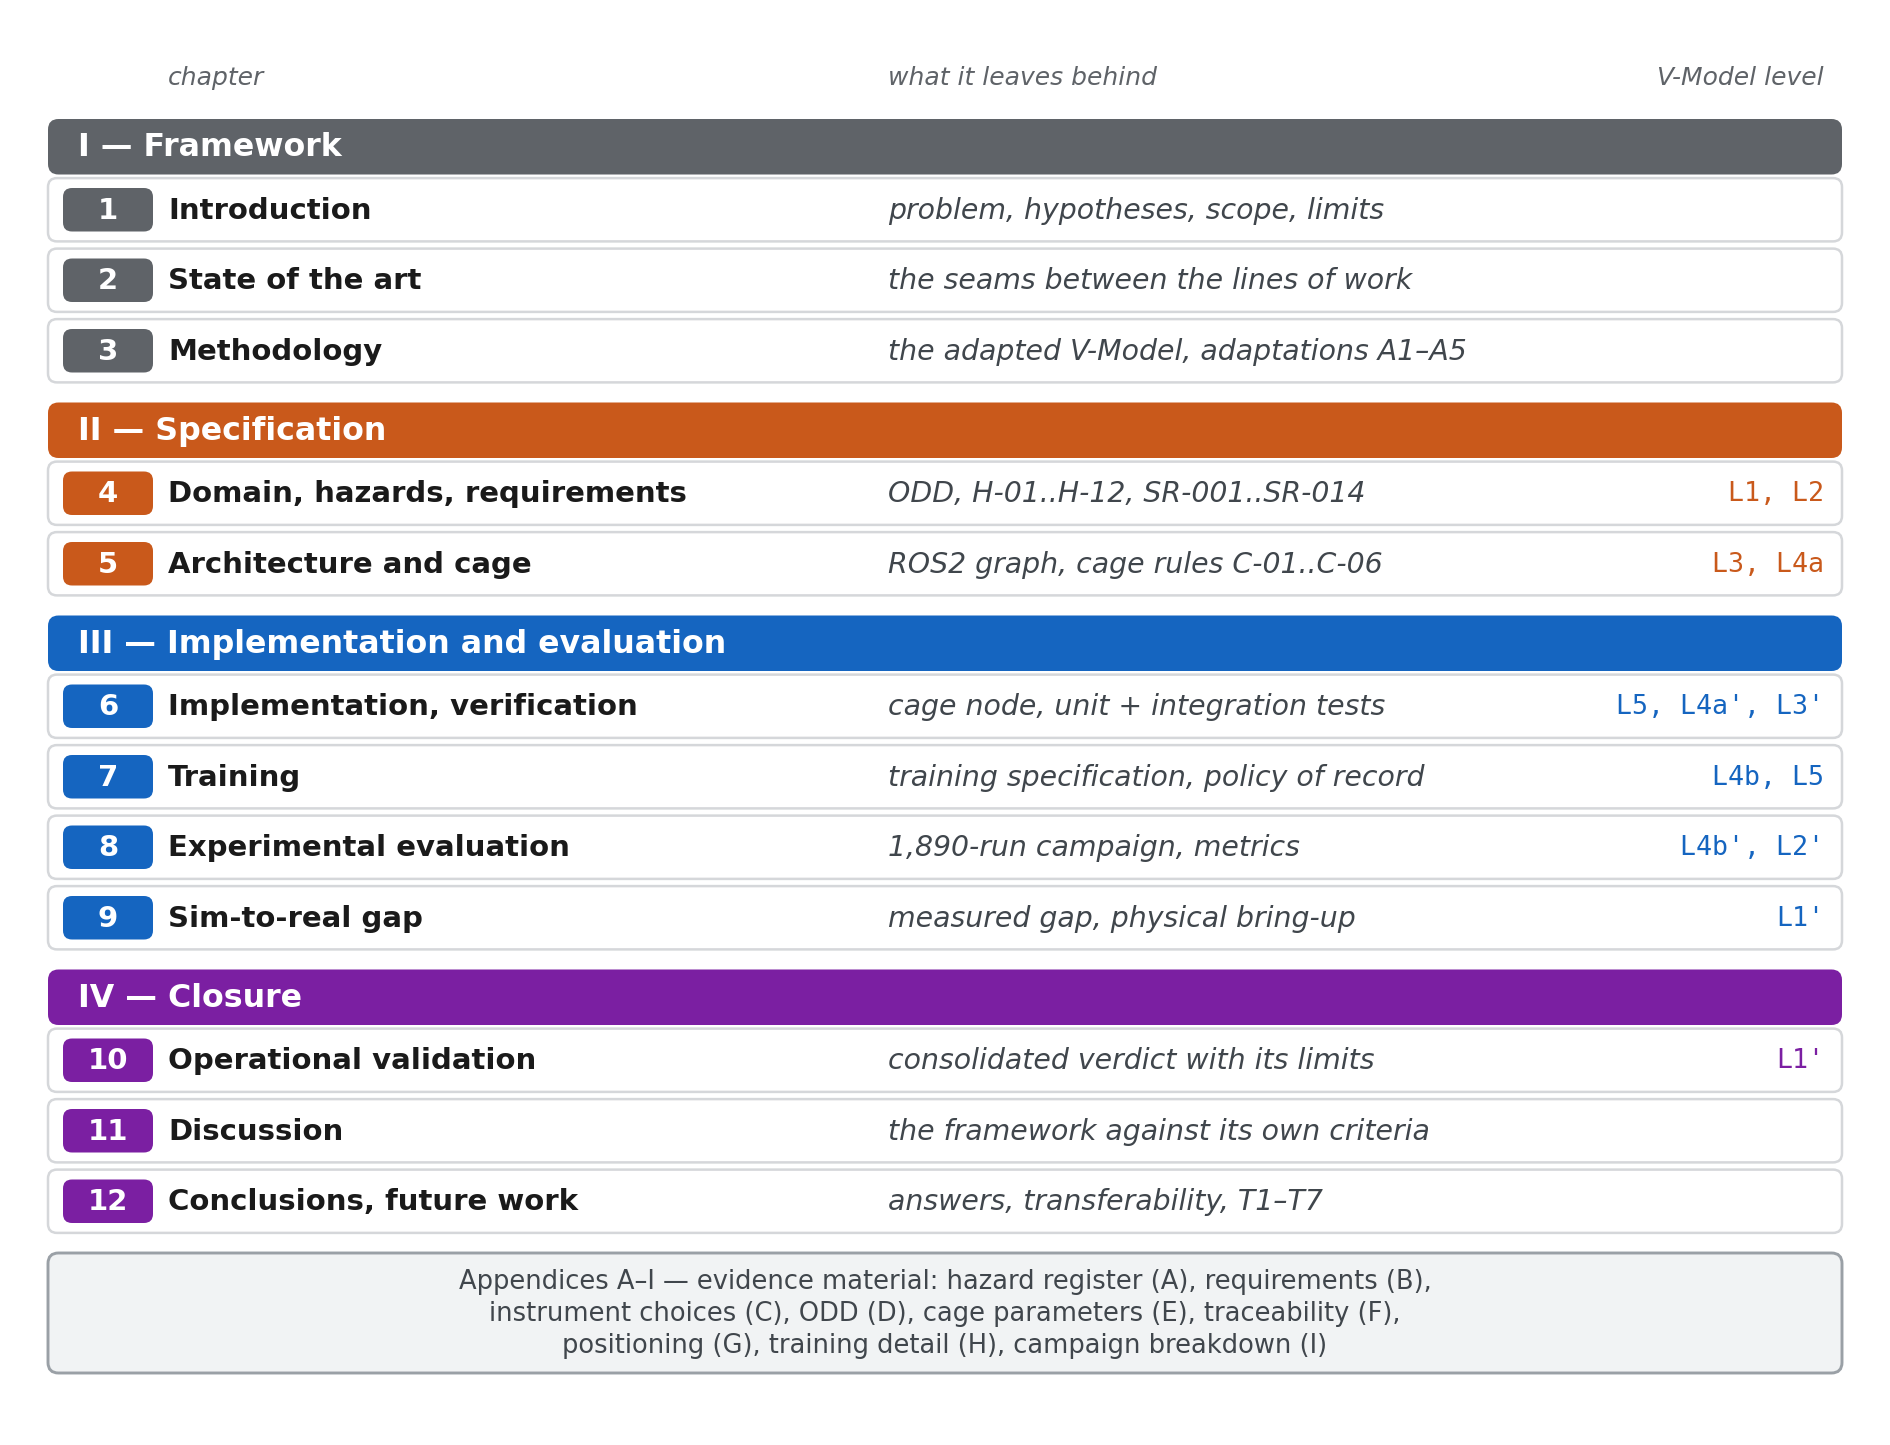

Recreate this plot in Python.
"""
Figure 1.2 -- Reading map of the document / Mapa de lectura del documento.

Source script for the figure referenced at the close of section 1.7 of
chapter 1. It answers the navigation question -- which chapter answers
what, and what does it leave behind -- and is deliberately NOT a second
copy of the V-Model mapping: the formal correspondence
level -> artefact -> chapter lives in Table 3.3, and the caption of this
figure points there.

The manuscript of record is Spanish (manuscript/draft_v5); the English
rendering (manuscript/draft_v5_en, manuscript/latex_psithesis) uses the
same layout with the English table. Both are rendered by default.

The four block colours are the ones Figure 3.3 uses for the same roles,
so that a reader who has seen the adapted V recognises them: grey for
the framework itself, orange for the specification branch, blue for
implementation and evaluation, purple for the closure.

The figure is drawn at its final printed size (6.1 in wide, i.e. the
\\widefigurewidth of the PSIThesis layout), so the font sizes below are
the point sizes that reach the page.

Run:
    python fig_1_2_document_roadmap.py          # both languages
    python fig_1_2_document_roadmap.py es       # Spanish only

Produces:
    fig_1_2_document_roadmap.png      (English)
    fig_1_2_document_roadmap_es.png   (Spanish)
"""

import sys
from pathlib import Path

import matplotlib.pyplot as plt
from matplotlib.patches import FancyBboxPatch

HERE = Path(__file__).resolve().parent
OUT = {
    "en": HERE / "fig_1_2_document_roadmap.png",
    "es": HERE / "fig_1_2_document_roadmap_es.png",
}

EN = "–"   # en dash
EM = "—"   # em dash

# (block colour, block label, [(chapter, title, what it leaves behind, V level)])
BLOCKS = {
    "en": [
        (
            "#5F6368",
            "I " + EM + " Framework",
            [
                ("1", "Introduction", "problem, hypotheses, scope, limits", ""),
                ("2", "State of the art", "the seams between the lines of work", ""),
                ("3", "Methodology", "the adapted V-Model, adaptations A1" + EN + "A5", ""),
            ],
        ),
        (
            "#C9591B",
            "II " + EM + " Specification",
            [
                ("4", "Domain, hazards, requirements", "ODD, H-01..H-12, SR-001..SR-014", "L1, L2"),
                ("5", "Architecture and cage", "ROS2 graph, cage rules C-01..C-06", "L3, L4a"),
            ],
        ),
        (
            "#1565C0",
            "III " + EM + " Implementation and evaluation",
            [
                ("6", "Implementation, verification", "cage node, unit + integration tests", "L5, L4a', L3'"),
                ("7", "Training", "training specification, policy of record", "L4b, L5"),
                ("8", "Experimental evaluation", "1,890-run campaign, metrics", "L4b', L2'"),
                ("9", "Sim-to-real gap", "measured gap, physical bring-up", "L1'"),
            ],
        ),
        (
            "#7B1FA2",
            "IV " + EM + " Closure",
            [
                ("10", "Operational validation", "consolidated verdict with its limits", "L1'"),
                ("11", "Discussion", "the framework against its own criteria", ""),
                ("12", "Conclusions, future work", "answers, transferability, T1" + EN + "T7", ""),
            ],
        ),
    ],
    "es": [
        (
            "#5F6368",
            "I " + EM + " Marco",
            [
                ("1", "Introducción", "problema, hipótesis, alcance, límites", ""),
                ("2", "Estado del arte", "las costuras entre líneas de trabajo", ""),
                ("3", "Metodología", "el V-Model adaptado, adaptaciones A1" + EN + "A5", ""),
            ],
        ),
        (
            "#C9591B",
            "II " + EM + " Especificación",
            [
                ("4", "Dominio, peligros, requisitos", "ODD, H-01..H-12, SR-001..SR-014", "L1, L2"),
                ("5", "Arquitectura y cage", "grafo ROS2, reglas C-01..C-06", "L3, L4a"),
            ],
        ),
        (
            "#1565C0",
            "III " + EM + " Implementación y evaluación",
            [
                ("6", "Implementación, verificación", "nodo cage, tests unit. + integración", "L5, L4a', L3'"),
                ("7", "Entrenamiento", "spec de entrenamiento, policy de registro", "L4b, L5"),
                ("8", "Evaluación experimental", "campaña de 1.890 corridas, métricas", "L4b', L2'"),
                ("9", "Gap sim-to-real", "gap medido, puesta en marcha física", "L1'"),
            ],
        ),
        (
            "#7B1FA2",
            "IV " + EM + " Cierre",
            [
                ("10", "Validación operacional", "veredicto consolidado con sus límites", "L1'"),
                ("11", "Discusión", "el marco frente a sus propios criterios", ""),
                ("12", "Conclusiones, trabajo futuro", "respuestas, transferibilidad, T1" + EN + "T7", ""),
            ],
        ),
    ],
}

LABELS = {
    "en": {
        "chapter": "chapter",
        "leaves": "what it leaves behind",
        "level": "V-Model level",
        "appendix": (
            "Appendices A" + EN + "I " + EM + " evidence material: hazard register (A), requirements (B),\n"
            "instrument choices (C), ODD (D), cage parameters (E), traceability (F),\n"
            "positioning (G), training detail (H), campaign breakdown (I)"
        ),
    },
    "es": {
        "chapter": "capítulo",
        "leaves": "qué deja",
        "level": "nivel del V-Model",
        "appendix": (
            "Anexos A" + EN + "I " + EM + " material de evidencia: registro de peligros (A), requisitos (B),\n"
            "elecciones de instrumento (C), ODD (D), parámetros de la cage (E), trazabilidad (F),\n"
            "posicionamiento (G), detalle de entrenamiento (H), desglose de campaña (I)"
        ),
    },
}

W = 6.10            # figure width in inches == \widefigurewidth
ROW_H = 0.235       # height of one chapter row
HDR_H = 0.185       # height of a block header
BLOCK_PAD = 0.055   # vertical gap between blocks
LEFT = 0.06
RIGHT = W - 0.06
CHIP_W = 0.30
TITLE_X = LEFT + 0.40
LEAVES_X = LEFT + 2.80
LEVEL_X = RIGHT - 0.06


def render(lang: str) -> None:
    """Render the document reading map (manuscript Fig. 1.2) in one language."""
    blocks = BLOCKS[lang]
    labels = LABELS[lang]

    n_rows = sum(len(b[2]) for b in blocks)
    band_h = 0.40
    height = n_rows * ROW_H + len(blocks) * (HDR_H + BLOCK_PAD) + 0.44 + band_h
    # Full-bleed axes: plt.subplots() leaves ~22 % of default margin, which
    # shrinks everything drawn in data units while leaving everything sized in
    # points untouched -- so the point sizes chosen below would not be the ones
    # that reach the page. With the axes spanning the figure, one data unit is
    # one inch and the sizes are literal.
    fig = plt.figure(figsize=(W, height))
    ax = fig.add_axes([0, 0, 1, 1])
    ax.set_xlim(0, W)
    ax.set_ylim(0, height)
    ax.axis("off")

    y = height - 0.16

    # Column legend
    ax.text(TITLE_X, y, labels["chapter"], ha="left", va="center",
            fontsize=6.0, color="#5f6368", style="italic")
    ax.text(LEAVES_X, y, labels["leaves"], ha="left", va="center",
            fontsize=6.0, color="#5f6368", style="italic")
    ax.text(LEVEL_X, y, labels["level"], ha="right", va="center",
            fontsize=6.0, color="#5f6368", style="italic")
    y -= 0.14

    for colour, label, chapters in blocks:
        # Block header bar
        y -= HDR_H
        ax.add_patch(
            FancyBboxPatch(
                (LEFT, y), RIGHT - LEFT, HDR_H,
                boxstyle="round,pad=0.0,rounding_size=0.035",
                linewidth=0, facecolor=colour, zorder=2,
            )
        )
        ax.text(LEFT + 0.10, y + HDR_H / 2, label, ha="left", va="center",
                color="white", fontsize=7.6, fontweight="bold", zorder=3)

        # Chapter rows
        for number, title, leaves, level in chapters:
            y -= ROW_H
            ax.add_patch(
                FancyBboxPatch(
                    (LEFT, y + 0.012), RIGHT - LEFT, ROW_H - 0.024,
                    boxstyle="round,pad=0.0,rounding_size=0.03",
                    linewidth=0.6, edgecolor="#d5d7da", facecolor="white", zorder=2,
                )
            )
            ax.add_patch(
                FancyBboxPatch(
                    (LEFT + 0.05, y + 0.045), CHIP_W, ROW_H - 0.09,
                    boxstyle="round,pad=0.0,rounding_size=0.03",
                    linewidth=0, facecolor=colour, zorder=3,
                )
            )
            ax.text(LEFT + 0.05 + CHIP_W / 2, y + ROW_H / 2, number,
                    ha="center", va="center", color="white",
                    fontsize=7.0, fontweight="bold", zorder=4)
            ax.text(TITLE_X, y + ROW_H / 2, title, ha="left", va="center",
                    color="#1a1a1a", fontsize=7.0, fontweight="bold", zorder=4)
            ax.text(LEAVES_X, y + ROW_H / 2, leaves, ha="left", va="center",
                    color="#40464c", fontsize=6.8, style="italic", zorder=4)
            if level:
                ax.text(LEVEL_X, y + ROW_H / 2, level, ha="right", va="center",
                        color=colour, fontsize=6.4, family="monospace", zorder=4)
        y -= BLOCK_PAD

    # Appendix band
    y -= band_h
    ax.add_patch(
        FancyBboxPatch(
            (LEFT, y), RIGHT - LEFT, band_h,
            boxstyle="round,pad=0.0,rounding_size=0.035",
            linewidth=0.7, edgecolor="#9aa0a6", facecolor="#f1f3f4", zorder=2,
        )
    )
    ax.text((LEFT + RIGHT) / 2, y + band_h / 2, labels["appendix"],
            ha="center", va="center", color="#40464c", fontsize=6.2,
            linespacing=1.3, zorder=3)

    fig.savefig(OUT[lang], dpi=300, bbox_inches="tight", facecolor="white")
    plt.close(fig)
    print(f"wrote {OUT[lang]}")


if __name__ == "__main__":
    for language in (sys.argv[1:] or ["en", "es"]):
        render(language)
